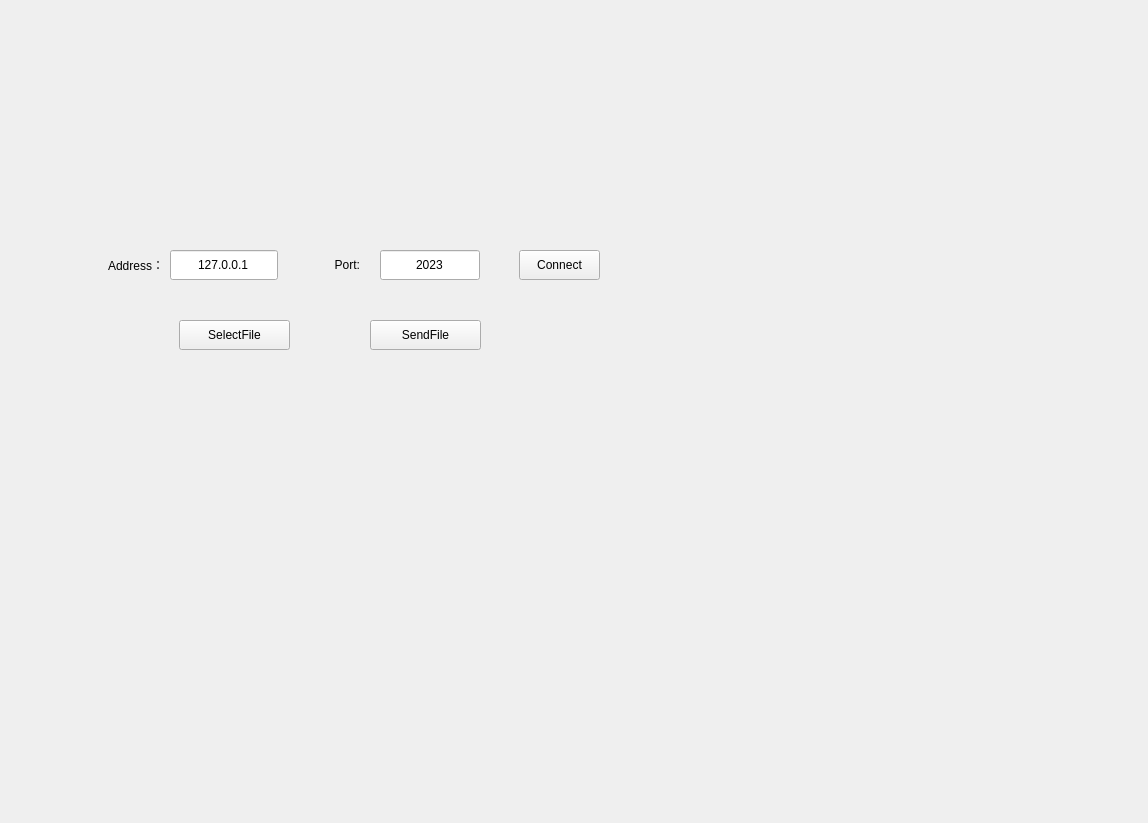
<?xml version="1.0" encoding="UTF-8"?>
<ui version="4.0">
 <class>Widget</class>
 <widget class="QWidget" name="Widget">
  <property name="geometry">
   <rect>
    <x>0</x>
    <y>0</y>
    <width>1148</width>
    <height>823</height>
   </rect>
  </property>
  <property name="windowTitle">
   <string>Widget</string>
  </property>
  <widget class="QPushButton" name="selectBtn">
   <property name="geometry">
    <rect>
     <x>179</x>
     <y>320</y>
     <width>111</width>
     <height>30</height>
    </rect>
   </property>
   <property name="minimumSize">
    <size>
     <width>0</width>
     <height>30</height>
    </size>
   </property>
   <property name="maximumSize">
    <size>
     <width>150</width>
     <height>30</height>
    </size>
   </property>
   <property name="text">
    <string>SelectFile</string>
   </property>
  </widget>
  <widget class="QPushButton" name="sendBtn">
   <property name="geometry">
    <rect>
     <x>370</x>
     <y>320</y>
     <width>111</width>
     <height>30</height>
    </rect>
   </property>
   <property name="minimumSize">
    <size>
     <width>0</width>
     <height>30</height>
    </size>
   </property>
   <property name="maximumSize">
    <size>
     <width>150</width>
     <height>30</height>
    </size>
   </property>
   <property name="text">
    <string>SendFile</string>
   </property>
  </widget>
  <widget class="QLineEdit" name="addressEt">
   <property name="geometry">
    <rect>
     <x>170</x>
     <y>250</y>
     <width>108</width>
     <height>30</height>
    </rect>
   </property>
   <property name="minimumSize">
    <size>
     <width>0</width>
     <height>30</height>
    </size>
   </property>
   <property name="maximumSize">
    <size>
     <width>150</width>
     <height>30</height>
    </size>
   </property>
   <property name="text">
    <string>127.0.0.1</string>
   </property>
   <property name="alignment">
    <set>Qt::AlignCenter</set>
   </property>
  </widget>
  <widget class="QLineEdit" name="portEt">
   <property name="geometry">
    <rect>
     <x>380</x>
     <y>250</y>
     <width>100</width>
     <height>30</height>
    </rect>
   </property>
   <property name="minimumSize">
    <size>
     <width>100</width>
     <height>30</height>
    </size>
   </property>
   <property name="maximumSize">
    <size>
     <width>100</width>
     <height>30</height>
    </size>
   </property>
   <property name="text">
    <string>2023</string>
   </property>
   <property name="alignment">
    <set>Qt::AlignCenter</set>
   </property>
  </widget>
  <widget class="QPushButton" name="connectBtn">
   <property name="geometry">
    <rect>
     <x>519</x>
     <y>250</y>
     <width>81</width>
     <height>30</height>
    </rect>
   </property>
   <property name="minimumSize">
    <size>
     <width>0</width>
     <height>30</height>
    </size>
   </property>
   <property name="maximumSize">
    <size>
     <width>16777215</width>
     <height>30</height>
    </size>
   </property>
   <property name="text">
    <string>Connect</string>
   </property>
  </widget>
  <widget class="QLabel" name="label">
   <property name="geometry">
    <rect>
     <x>83</x>
     <y>250</y>
     <width>81</width>
     <height>30</height>
    </rect>
   </property>
   <property name="minimumSize">
    <size>
     <width>0</width>
     <height>30</height>
    </size>
   </property>
   <property name="maximumSize">
    <size>
     <width>16777215</width>
     <height>30</height>
    </size>
   </property>
   <property name="text">
    <string>Address：</string>
   </property>
   <property name="alignment">
    <set>Qt::AlignRight|Qt::AlignTrailing|Qt::AlignVCenter</set>
   </property>
  </widget>
  <widget class="QLabel" name="label_2">
   <property name="geometry">
    <rect>
     <x>309</x>
     <y>250</y>
     <width>51</width>
     <height>30</height>
    </rect>
   </property>
   <property name="minimumSize">
    <size>
     <width>0</width>
     <height>30</height>
    </size>
   </property>
   <property name="maximumSize">
    <size>
     <width>16777215</width>
     <height>30</height>
    </size>
   </property>
   <property name="text">
    <string>Port:</string>
   </property>
   <property name="alignment">
    <set>Qt::AlignRight|Qt::AlignTrailing|Qt::AlignVCenter</set>
   </property>
  </widget>
 </widget>
 <resources/>
 <connections/>
</ui>
